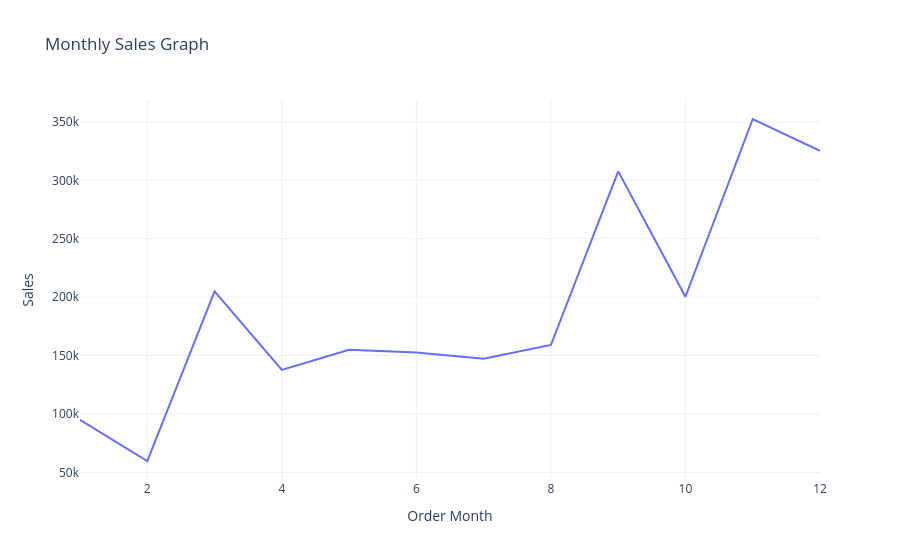

The code cell stored with this chart in its notebook:
### Markdown cell above
# Monthly Sales

### Code cell
Monthly_Sales = data.groupby("Order Month")["Sales"].sum().reset_index()
fig = px.line(Monthly_Sales,
             x='Order Month',
             y='Sales',
             title="Monthly Sales Graph")
fig.show()

### Figure 1 — Plotly figure (JSON) as saved in the notebook; plotly's stock layout.template omitted (floating-point values rounded to 4 significant figures)
{"data": [{"hovertemplate": "Order Month=%{x}<br>Sales=%{y}<extra></extra>", "legendgroup": "", "line": {"color": "#636efa", "dash": "solid"}, "marker": {"symbol": "circle"}, "mode": "lines", "name": "", "orientation": "v", "showlegend": false, "type": "scatter", "x": [1, 2, 3, 4, 5, 6, 7, 8, 9, 10, 11, 12], "xaxis": "x", "y": [94920.0, 59750.0, 205000.0, 137800.0, 155000.0, 152700.0, 147200.0, 159000.0, 307600.0, 200300.0, 352500.0, 325300.0], "yaxis": "y"}], "layout": {"legend": {"tracegroupgap": 0}, "title": {"text": "Monthly Sales Graph"}, "xaxis": {"anchor": "y", "domain": [0, 1], "title": {"text": "Order Month"}}, "yaxis": {"anchor": "x", "domain": [0, 1], "title": {"text": "Sales"}}}}
